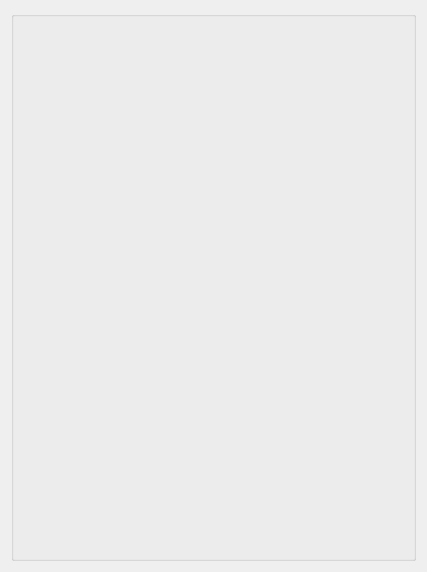
<?xml version="1.0" encoding="UTF-8"?>
<ui version="4.0">
 <class>AppletNetworkKeyWidget</class>
 <widget class="QWidget" name="AppletNetworkKeyWidget">
  <property name="geometry">
   <rect>
    <x>0</x>
    <y>0</y>
    <width>427</width>
    <height>572</height>
   </rect>
  </property>
  <property name="windowTitle">
   <string>Applete Network Key</string>
  </property>
  <layout class="QVBoxLayout" name="verticalLayout_3">
   <item>
    <widget class="QGroupBox" name="DialogItemsGroupBox">
     <property name="title">
      <string/>
     </property>
     <layout class="QVBoxLayout" name="verticalLayout">
      <item>
       <widget class="NetworkKeyWidget" name="m_NetworkKeyWidget" native="true">
        <property name="sizePolicy">
         <sizepolicy hsizetype="Expanding" vsizetype="Preferred">
          <horstretch>0</horstretch>
          <verstretch>0</verstretch>
         </sizepolicy>
        </property>
       </widget>
      </item>
      <item>
       <widget class="NetworkTestWidget" name="m_NetworkTestWidget" native="true">
        <property name="sizePolicy">
         <sizepolicy hsizetype="Expanding" vsizetype="Expanding">
          <horstretch>0</horstretch>
          <verstretch>0</verstretch>
         </sizepolicy>
        </property>
       </widget>
      </item>
     </layout>
    </widget>
   </item>
  </layout>
 </widget>
 <customwidgets>
  <customwidget>
   <class>NetworkKeyWidget</class>
   <extends>QWidget</extends>
   <header>NetworkKeyWidget.h</header>
   <container>1</container>
  </customwidget>
  <customwidget>
   <class>NetworkTestWidget</class>
   <extends>QWidget</extends>
   <header>NetworkTestWidget.h</header>
   <container>1</container>
  </customwidget>
 </customwidgets>
 <resources/>
 <connections/>
</ui>
